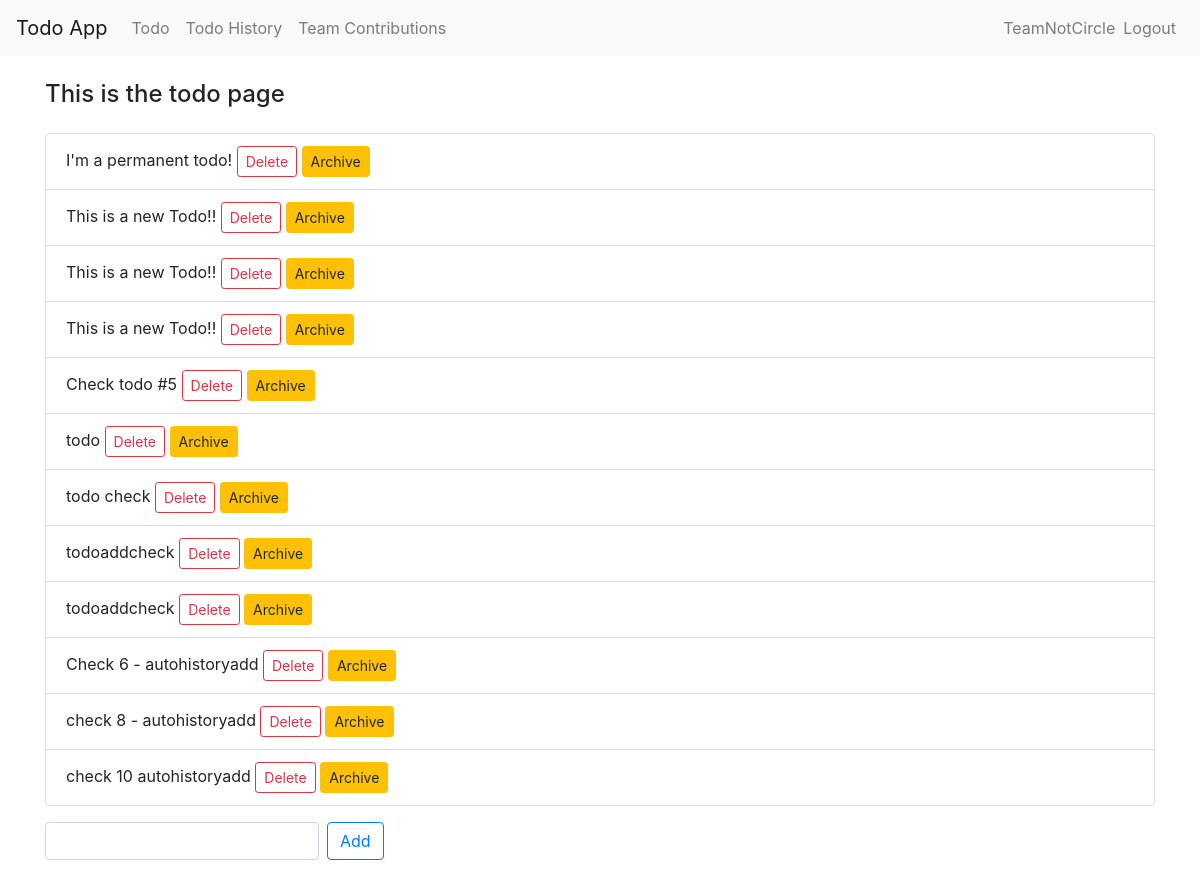
The page /todo/ (signed in) on the database its author committed.
### todo/models.py (models this page shows)
class TodoItem(models.Model):
    content = models.TextField()
    archive = models.BooleanField(default=False)

### todo/views.py (the view)
# urls.py: path('todo/', todo_view, name='todo_view'),
@login_required
def todo_view(request):
    all_todo_items = TodoItem.objects.filter(archive=False)
    return render(request, 'todo.html', {'all_items': all_todo_items})

### templates/todo.html (shortened to what this page needs)
{% extends 'base.html' %}
{% block content %}
<h4 class="py-2">This is the todo page</h4>
<ul class="list-group py-2">
  {% for todo_item in all_items %}
  <li class="list-group-item">
    {{ todo_item.content }}
    <form name="{{todo_item.content}}" action="/deleteTodo/{{todo_item.id}}/" style="display: inline;" method="post">
      <input id="{{todo_item.id}}" name="delete_btn" type="submit" value="Delete"
        class="btn btn-outline-danger btn-sm" />
    </form>
    <form name="{{todo_item.content}}" action="/archiveTodo/{{todo_item.id}}/" style="display: inline;" method="post">
      <input id="{{todo_item.id}}" name="archive_btn" type="submit" value="Archive" class="btn btn-warning btn-sm" />
    </form>
  </li>
  {% endfor %}
</ul>
<form action="/addTodo/" method="post" class="form-inline py-2">
  <input id="todo_input" type="text" name="content" class="form-control mr-sm-2" required />
  <input id="submit_btn" type="submit" value="Add" class="btn btn-outline-primary" />
</form>
{% endblock %}

### templates/base.html (shortened to what this page needs)
<!DOCTYPE html>
<html lang="en">
<head>
    <link rel="stylesheet" href="https://stackpath.bootstrapcdn.com/bootstrap/4.4.1/css/bootstrap.min.css"
 />
</head>
<body>
    <nav class="navbar navbar-expand-md bg-light navbar-light">
        <a href="{% url 'todo_view' %}" class="navbar-brand">Todo App</a>
        <div class="collapse navbar-collapse" id="collapsibleNavbar">
            <ul class="navbar-nav">
                <li class="nav-item">
                    <a class="nav-link" href="{% url 'todo_view' %}">Todo</a>
                </li>
                <li class="nav-item">
                    <a class="nav-link" href="{% url 'history_view' %}">Todo History</a>
                </li>
                <li class="nav-item">
                    <a class="nav-link" href="{% url 'contributions_view' %}">Team Contributions</a>
                </li>
            </ul>
            <ul class="navbar-nav ml-auto">
                {% if user.is_authenticated %}
                <li class="nav-item navbar-text">{{ user.username }}</li>
                <li class="nav-item">
                    <a href="{% url 'logout' %}" class="nav-link">Logout</a>
                </li>
                {% else %}
                <li class="nav-item">
                    <a href="{% url 'login' %}" class="nav-link">Log In</a>
                </li>
                {% endif %}
            </ul>
        </div>
    </nav>
    <div class="content container-sm pt-3 pb-3">{% block content %} {% endblock %}</div>
</body>
</html>

### rows shown on the page
TodoItem: content "I'm a permanent todo!"
TodoItem: content "This is a new Todo!!"
TodoItem: content "This is a new Todo!!"
TodoItem: content "This is a new Todo!!"
TodoItem: content "Check todo #5"
TodoItem: content "todo"
TodoItem: content "todo check"
TodoItem: content "todoaddcheck"
TodoItem: content "todoaddcheck"
TodoItem: content "Check 6 - autohistoryadd"
TodoItem: content "check 8 - autohistoryadd"
TodoItem: content "check 10 autohistoryadd"

### other values the page prints
{{ user.username }} "TeamNotCircle"
